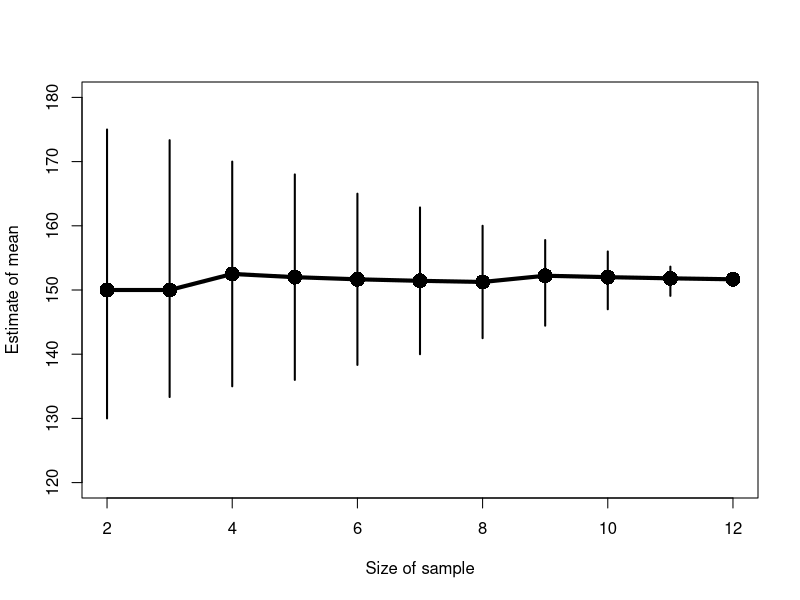
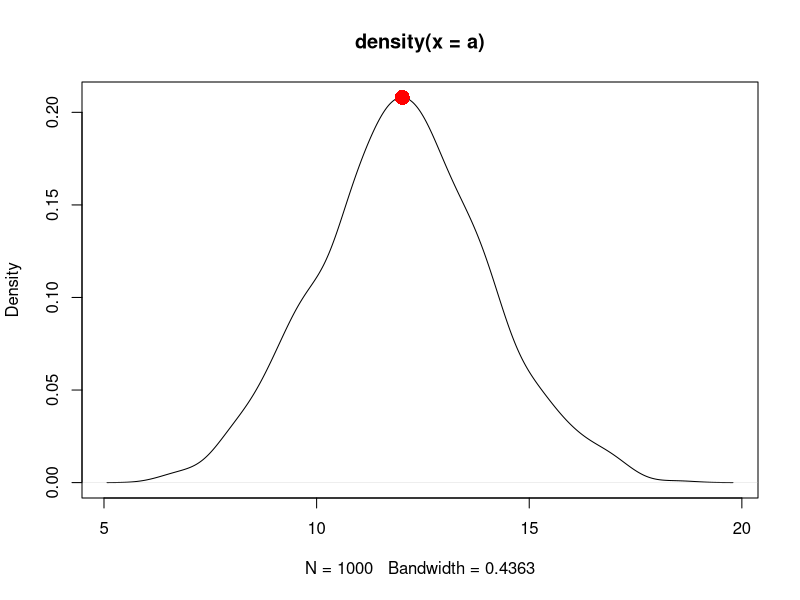
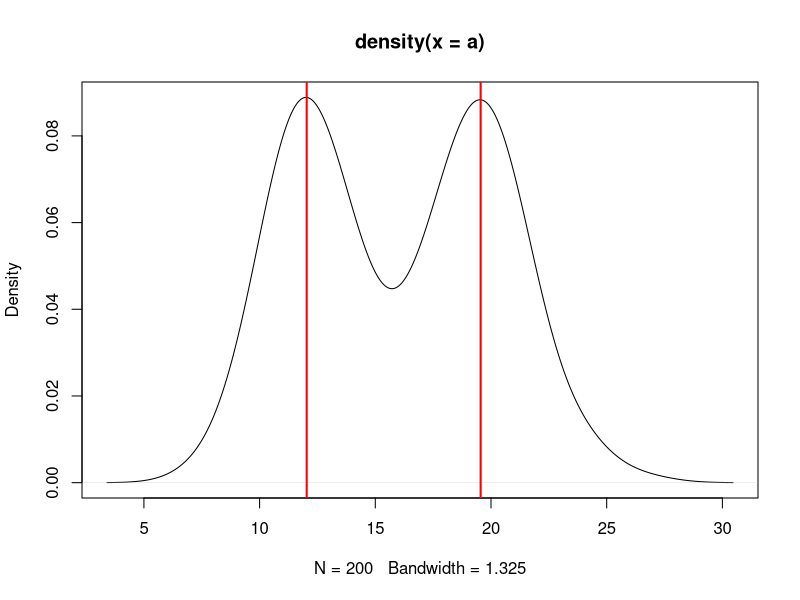
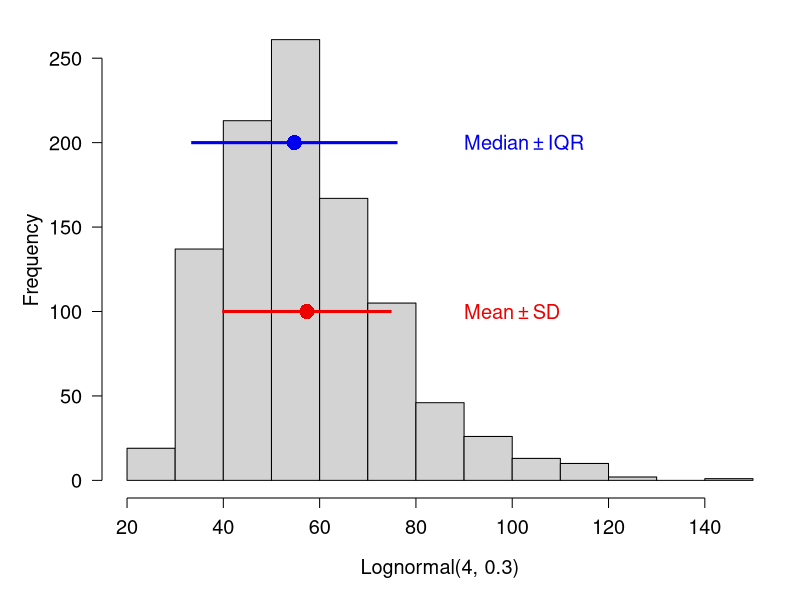

Write the R code that produced these figures, in order.
## ---- chunk 1
#| collapse: true

all.wts <- c(130, 150, 170,
             140, 140, 160,
             160, 130, 150,
             170, 180, 140)
npop <- length(all.wts)
ns <- 2:npop
ests <- vector("list", length(ns))
for(i in 1:length(ns)){
  ests[[i]] <- combn(all.wts, m=ns[i], FUN=mean)
}

mins <- sapply(ests, min)
maxs <- sapply(ests, max)
meds <- sapply(ests, median)
plot(ns, meds, type="o", pch=16,
  ylim=c(120, 180), cex=2, lwd=4,
  ylab="Estimate of mean", xlab="Size of sample")
segments(ns, mins, ns, maxs, lwd=2)
## ---- chunk 2
# random normal dist. with mean = 5 and sd = 1
x <- rnorm(100, 5, 1)
mean(x)
## ---- chunk 3
#| collapse: true


x <- c(2, 3, 6, 2, 6, 1, NA)
mean(x)
mean(x, na.rm=TRUE)
## ---- chunk 4
#| collapse: true


# lognormal with logmean 2 and logsd=0.5
x <- rlnorm(10, 2, 0.5)

# custom function for geometric mean:
geomean <- function(x){exp(mean(log(x)))}

# test it out:
geomean(x)

# another way:
geomean2 <- function(x){prod(x)^(1/length(x))}
geomean2(x)
## ---- chunk 5
#| collapse: true


# only defined for postive real values
a <- rlnorm(20, 3, 1)

# custom function to get harmonic mean
har.mean <- function(x){1/(mean(1/x))}

# compare mean, geometric mean, and harmonic mean:
mean(a)
geomean(a)
har.mean(a)
## ---- chunk 6
#| collapse: true


# make some values
x <- c(14, 3, 5, 4)

# weights
# defining as fractions over total
# sample size will guarantee sum(wts)==1
wts <- c(10, 1, 1, 2)/14

# compare mean to weighted mean
mean(x)
weighted.mean(x, wts)
## ---- chunk 7
#| collapse: true

x <- rnorm(100)
median(x)
quantile(x, 0.5)
## ---- chunk 8
#| collapse: true


# generate some random values in 1:8
set.seed(123)
a <- sample(1:8, 20, replace=TRUE)

# simple function for mode
# Will return >1 result if >1 mode.
# Capitalized because already a function called "mode" that
# does something else and don't want to overwrite it
Mode <- function(x){
    un <- sort(unique(x))
    ta <- table(x)
    mx <- max(ta)
    return(un[which(ta==mx)])
}
Mode(a)

# illustration with 2 modes:
b <- c(4,4,4,3,3,3,2,1)
Mode(b)
## ---- chunk 9
set.seed(123)
a <- rnorm(1e3, 12, 2)
den <- density(a)
plot(den)
points(den$x[which.max(den$y)], max(den$y),
    pch=16, col="red", cex=2)
	
# function to estimate mode
Mode2 <- function(x){
    de <- density(x)
    return(de$x[which.max(de$y)])
}
Mode2(a)
## ---- chunk 10
set.seed(123)
a1 <- rnorm(1e2, 12, 2)
a2 <- rnorm(1e2, 20, 2)
a <- c(a1, a2)
den <- density(a)

# shows bimodal distribution:
plot(den)

# function to find peaks on density plot
# i.e., where slope changes from positive to negative
Mode3 <- function(x){
    de <- density(x)
    dif <- diff(de$y)
    flag <- numeric(length(dif))
    for(i in 2:length(dif)){
        if(dif[i-1] >= 0 & dif[i] < 0){flag[i] <- 1}
    }#i    
    return(de$x[which(flag==1)])
}
Mode3(a)
abline(v=Mode3(a), lwd=2, col="red")
## ---- chunk 11
#| collapse: true


set.seed(123)
# different SD, same CV:
a <- rnorm(1000, 4, 2)
b <- rnorm(1000, 20, 10)

# function for CV:
cv <- function(x, pct=TRUE){
    res <- sd(x)/mean(x)
	if(pct){
        return(100*res)
    } else {
        return(res)
    }
}

sd(a)
cv(a)        # as percent
cv(a, FALSE) # as ratio

sd(b)
cv(b)        # as percent
cv(b, FALSE) # as ratio
## ---- chunk 12
#| collapse: true


a <- rnorm(50)
var(a)
sd(a)
sqrt(var(a)) # equivalent to sd(a)

# standard error of the mean
sd(a)/sqrt(length(a))
## ---- chunk 13
#| collapse: true

# generate some skewed data
x <- rlnorm(100, 5, 1)
mad(x)

# compare to:
sd(x)
## ---- chunk 14
#| collapse: true


range(iris$Petal.Length)

# illustration of working with missing values
x <- c(rnorm(20), NA)
range(x)
range(x, na.rm=TRUE)
## ---- chunk 15
#| collapse: true


a <- rnorm(50)

# 20th percentile (aka: 1st quintile)
quantile(a, probs=0.2) 

# 75th percentile (aka: 3rd quartile)
quantile(a, probs=0.75) 

# 2.5 and 97.5 percentiles
# (i.e. 95% CI of a normal distribution)
quantile(a, probs=c(0.025, 0.975)) 

# minimum, or 0th percentile
min(a) 

# maximum, or 100th percentile
max(a)

# demonstration of na.rm
b <- c(a, NA)
min(b)
min(b,na.rm=TRUE)
## ---- chunk 16
#| echo: false


# lognormal variable...strong right skew
set.seed(123)
a <- rlnorm(1e3, 4, 0.3)

par(mfrow=c(1,1), mar=c(5.1, 5.1, 1.1, 1.1),
    bty="n", lend=1, las=1, cex.axis=1.2, cex.lab=1.2)
hist(a, main="", xlab="Lognormal(4, 0.3)")
mu <- mean(a)
sig <- sd(a)
md <- median(a)
iqr <- IQR(a)
segments(mu-sig, 100, mu+sig, 100, lwd=3, col="red2")
segments(md-iqr, 200, md+iqr, 200, lwd=3, col="blue2")
points(mu, 100, pch=16, col="red2", cex=2)
points(md, 200, pch=16, col="blue2", cex=2)
text(90, 100, expression(Mean%+-%SD), col="red2", cex=1.2, adj=0)
text(90, 200, expression(Median%+-%IQR), col="blue2", cex=1.2, adj=0)
## ---- chunk 17
# range of a variable in a data frame
range(iris$Petal.Length)

# make a vector with some numbers and a missing value
a <- c(rnorm(10), NA)

# returns NA
range(a)

# returns range of non-NA values
range(a, na.rm=TRUE)
